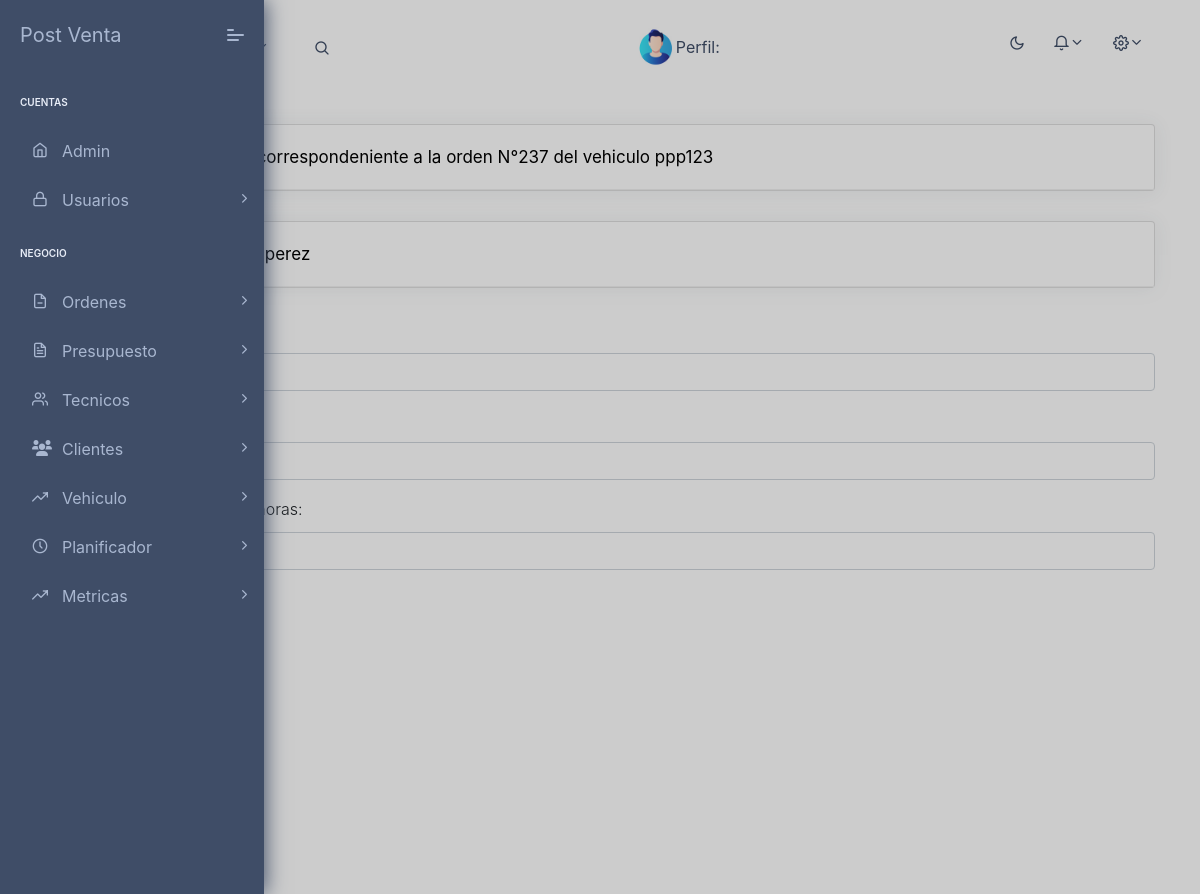
Screenshot of /crear_presupuesto/237/ (signed in) with the database file from the repository.
### base/models.py (models this page shows, shortened)
class Orden(models.Model):
    usuario = models.ForeignKey(User, on_delete=models.CASCADE, null=True, blank=True)
    id = models.AutoField(primary_key=True)
    intervencion = models.TextField(blank=True, null=True)
    modifacado = models.DateTimeField(auto_now=True)
    entrega = models.DateTimeField(auto_now_add=False, default=None, null=True, blank=True)
    mano_de_obra = models.DecimalField(max_digits=10, decimal_places=2, null=True, blank=True)
    estado = models.CharField(choices=ESTADO_ORDEN, null=False, blank=False, max_length=20, default='pendiente')
    fecha_creacion = models.DateTimeField(auto_now_add=True)
    fecha_inicio = models.DateTimeField(null=True, blank=True)
    fecha_finalizacion = models.DateTimeField(null=True, blank=True)
    km = models.IntegerField(null=True, blank=True)
    tecnico = models.ForeignKey(Tecnico, on_delete=models.SET_NULL, null=True, blank=True)
    hora_asignada = models.TimeField(null=True, blank=True)
    hora_inicio = models.DateTimeField(null=True, blank=True)
    hora_final = models.DateTimeField(null=True, blank=True)
    tiempo_total = models.DurationField(null=True, blank=True, default=timedelta)
    timer_running = models.BooleanField(default=False)
    progreso = models.FloatField(default=0)
    auto = models.ForeignKey(Auto, on_delete=models.CASCADE, null=True, blank=True)  # Cambio aquí
    class Meta:
        verbose_name = 'Orden'
        verbose_name_plural = 'Ordenes'
    def __str__(self):
        return f'{self.auto}'

class Auto(models.Model):
    cliente = models.ForeignKey(Cliente, on_delete=models.CASCADE, related_name='autos')
    matricula = models.CharField(max_length=15, unique=True)  # Asegurarse de que la matrícula sea única
    vehiculo = models.CharField(choices=MODELO_VEHICULO, max_length=20, default='seleccione un modelo')
    chasis = models.CharField(max_length=16, unique=True)
    anio = models.IntegerField(null=True, blank=True)
    class Meta:
        verbose_name = 'Auto'
        verbose_name_plural = 'Autos'
    def __str__(self):
        return f'{self.matricula}'

class Cliente(models.Model):
    usuario = models.ForeignKey(User, on_delete=models.CASCADE,
                                null=True,
                                blank=True)
    nombre = models.CharField(max_length=15)
    apellido = models.CharField(max_length=15)
    dni = models.CharField(max_length=15, unique=True)
    telefono = models.CharField(max_length=15, unique=True)
    email = models.EmailField(max_length=30, unique=True)
    direccion = models.CharField(max_length=15)
    vehiculo = models.CharField(choices=MODELO_VEHICULO, null=False, blank=False, max_length=20, default='seleccione '
                                                                                                         'un modelo')
    provincia = models.CharField(max_length=15, null=True, blank=True)
    localidad = models.CharField(max_length=15, null=True, blank=True)
    class Meta:
        verbose_name = 'Cliente'
        verbose_name_plural = 'Clientes'

### base/views.py (the view)
# urls.py: path('crear_presupuesto/<int:orden_id>/', views.crear_presupuesto, name='crear-presupuesto'),
@login_required
def crear_presupuesto(request, orden_id):
    clientes = Cliente.objects.all()
    orden = get_object_or_404(Orden, id=orden_id)
    try:
        if request.method == 'POST':
            form = PresupuestoForm(request.POST)
            if form.is_valid():
                presupuesto = form.save(commit=False)
                presupuesto.orden = orden
                presupuesto.token = generar_token_aprobacion(presupuesto)
                presupuesto.token_rechazo = generar_token_rechazo(presupuesto)
                presupuesto.save()
                url_aprobacion = request.build_absolute_uri(
                    reverse('aprobar_presupuesto', kwargs={'presupuesto_id': presupuesto.id, 'token': presupuesto.token}))
                url_rechazo = request.build_absolute_uri(
                    reverse('rechazar_presupuesto', kwargs={'presupuesto_id': presupuesto.id, 'token': presupuesto.token}))
                detalle_presupuesto = form.cleaned_data.get('detalle', 'precio')
                context = {'presupuesto': presupuesto, 'detalle_presupuesto': detalle_presupuesto,
                           'url_aprobacion': url_aprobacion,'url_rechazo': url_rechazo}
                html_message = render_to_string('correo/presupuesto_email.html', context)
                plain_message = strip_tags(html_message)
                subject = 'Presupuesto para Orden #{}'.format(orden.id)
                from_email = 'rodrydiaz086@gmail.com'  # Reemplaza con tu dirección de correo
                to_email = [orden.auto.cliente.email]
                email = EmailMultiAlternatives(subject, plain_message, from_email, to_email)
                email.attach_alternative(html_message, "text/html")
                email.send()
                presupuesto.estado_presupuesto = 'enviado'
                orden.estado= 'presupuestado'
                orden.save()
                presupuesto.save()
                messages.success(request, 'Presupuesto creado y enviado correctamente al cliente.')
                return redirect('visualizar-orden', pk=orden.id)
        else:
            form = PresupuestoForm()
    except Exception as e:
        messages.error(request, 'Error de conexión a internet. Por favor, revisa tu conexión e intenta nuevamente.')
        return redirect('index')
    context = {'form': form,
               'orden': orden,
               'clientes': clientes,
               }
    return render(request, 'presupuesto/crear_presupuesto.html', context)

### base/froms.py
class PresupuestoForm(forms.ModelForm):
    class Meta:
        model = Presupuesto
        fields = [ 'detalle', 'precio','mano_de_obra_presupuesto']
        labels = { 'detalle':'detalle','precio': 'Precio', 'estado_presupuesto': 'Estado del presupuesto','mano_de_obra_presupuesto':'Mano de obra en horas'}
        widgets = {'detalle': forms.TextInput(attrs={'class': 'form-control'}),
                   'precio': forms.TextInput(attrs={'class': 'form-control'}),
                   'estado_presupuesto': forms.Select(choices=ESTADO_PRESUPUESTO, attrs={'class': 'form-control'}),
                   'tarea': forms.Select(attrs={'class': 'form-control'}),
                   'mano_de_obra_presupuesto': forms.NumberInput(attrs={'class': 'form-control', 'step': '0.01'}),
                   }

### base/templates/presupuesto/crear_presupuesto.html (shortened to what this page needs)
{% extends "base.html" %}
{%load static%}
{% block content %}
<div class="col-sm-12">
    <div class="card">
        <div class="card-header">
        <h5>Presupuesto correspondeniente a la orden N°{{orden.id}} del vehiculo {{orden}}</h5>
    </div>
</div>
    <div class="card">
        <div class="card-header">
       <h5>Cliente {{ orden.auto.cliente.nombre }} {{ orden.auto.cliente.apellido }}</h5>
    </div>
</div>
<form method="POST" action="{% url 'crear-presupuesto' orden_id=orden.id %}">
    {{ form.as_p }}
    <button type="submit" class="btn btn-primary">Enviar</button>
</form>
</div>
{% endblock content %}

### rows the page displays
Orden: id "237", auto.matricula "ppp123", auto.cliente.apellido "perez"
